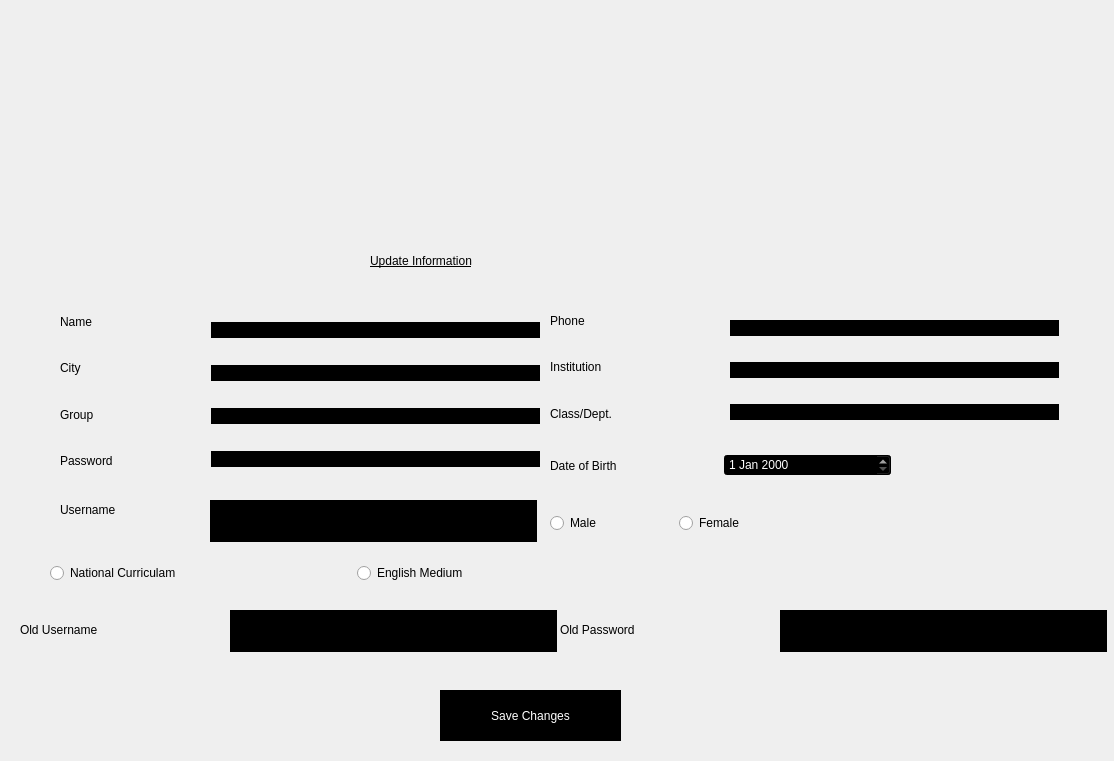
<?xml version="1.0" encoding="UTF-8"?>
<ui version="4.0">
 <class>tupdate</class>
 <widget class="QDialog" name="tupdate">
  <property name="geometry">
   <rect>
    <x>0</x>
    <y>0</y>
    <width>1114</width>
    <height>761</height>
   </rect>
  </property>
  <property name="windowTitle">
   <string>Update</string>
  </property>
  <property name="styleSheet">
   <string notr="true">*{background-image: url(:/img/img/inside.jpg);}
QMessageBox{
    font: 87 10pt &quot;Segoe UI Black&quot;;
}
QPushButton:pressed{
	background-color: rgb(255, 212, 39);
   border-radius:6px;
}</string>
  </property>
  <widget class="QWidget" name="layoutWidget_7">
   <property name="geometry">
    <rect>
     <x>550</x>
     <y>500</y>
     <width>252</width>
     <height>46</height>
    </rect>
   </property>
   <layout class="QHBoxLayout" name="horizontalLayout_6">
    <item>
     <widget class="QRadioButton" name="radioButton_7">
      <property name="styleSheet">
       <string notr="true">font: 87 15pt &quot;Segoe UI Black&quot;;</string>
      </property>
      <property name="text">
       <string>Male</string>
      </property>
     </widget>
    </item>
    <item>
     <widget class="QRadioButton" name="radioButton_8">
      <property name="styleSheet">
       <string notr="true">font: 87 15pt &quot;Segoe UI Black&quot;;</string>
      </property>
      <property name="text">
       <string>Female</string>
      </property>
     </widget>
    </item>
   </layout>
  </widget>
  <widget class="QPushButton" name="pushButton">
   <property name="geometry">
    <rect>
     <x>1000</x>
     <y>60</y>
     <width>101</width>
     <height>61</height>
    </rect>
   </property>
   <property name="styleSheet">
    <string notr="true">*{image: url(:/img/img/backbutoonyblack.jpg);
border:yellow
}
QPushButton:pressed{
	
	background-color: rgb(182, 11, 42);
   border-radius:6px;
}</string>
   </property>
   <property name="text">
    <string/>
   </property>
  </widget>
  <widget class="QLineEdit" name="lineEdit_un">
   <property name="geometry">
    <rect>
     <x>210</x>
     <y>500</y>
     <width>327</width>
     <height>42</height>
    </rect>
   </property>
   <property name="styleSheet">
    <string notr="true">*{
background:black;
color:white;
font: 87 15pt &quot;Segoe UI Black&quot;;
border:black;
}</string>
   </property>
  </widget>
  <widget class="QWidget" name="layoutWidget_4">
   <property name="geometry">
    <rect>
     <x>211</x>
     <y>301</y>
     <width>329</width>
     <height>188</height>
    </rect>
   </property>
   <layout class="QVBoxLayout" name="verticalLayout_6">
    <item>
     <widget class="QLineEdit" name="lineEdit_name_2">
      <property name="styleSheet">
       <string notr="true">*{
background:black;
color:white;
font: 87 15pt &quot;Segoe UI Black&quot;;
border:black;
}</string>
      </property>
     </widget>
    </item>
    <item>
     <widget class="QLineEdit" name="lineEdit_city_2">
      <property name="styleSheet">
       <string notr="true">*{
background:black;
color:white;
font: 87 15pt &quot;Segoe UI Black&quot;;
border:black;
}</string>
      </property>
     </widget>
    </item>
    <item>
     <widget class="QLineEdit" name="lineEdit_group_2">
      <property name="styleSheet">
       <string notr="true">*{
background:black;
color:white;
font: 87 15pt &quot;Segoe UI Black&quot;;
border:black;
}</string>
      </property>
     </widget>
    </item>
    <item>
     <widget class="QLineEdit" name="lineEdit_pass_2">
      <property name="styleSheet">
       <string notr="true">*{
background:black;
color:white;
font: 87 15pt &quot;Segoe UI Black&quot;;
border:black;
}</string>
      </property>
     </widget>
    </item>
   </layout>
  </widget>
  <widget class="QPushButton" name="pushButton_update">
   <property name="geometry">
    <rect>
     <x>440</x>
     <y>690</y>
     <width>181</width>
     <height>51</height>
    </rect>
   </property>
   <property name="styleSheet">
    <string notr="true">QPushButton
{
background:black;
color:white;
font: 87 13pt &quot;Segoe UI Black&quot;;
border:black;
}

QPushButton:pressed{
	
	background-color: rgb(182, 11, 42);
   border-radius:6px;
}
QPushButton:hover{
	
	background-color: grey;
   border-radius:6px;
}</string>
   </property>
   <property name="text">
    <string>Save Changes</string>
   </property>
  </widget>
  <widget class="QWidget" name="layoutWidget">
   <property name="geometry">
    <rect>
     <x>730</x>
     <y>300</y>
     <width>329</width>
     <height>140</height>
    </rect>
   </property>
   <layout class="QVBoxLayout" name="verticalLayout_5">
    <item>
     <widget class="QLineEdit" name="lineEdit_phone_2">
      <property name="styleSheet">
       <string notr="true">*{
background:black;
color:white;
font: 87 15pt &quot;Segoe UI Black&quot;;
border:black;
}</string>
      </property>
     </widget>
    </item>
    <item>
     <widget class="QLineEdit" name="lineEdit_inst_2">
      <property name="styleSheet">
       <string notr="true">*{
background:black;
color:white;
font: 87 15pt &quot;Segoe UI Black&quot;;
border:black;
}</string>
      </property>
     </widget>
    </item>
    <item>
     <widget class="QLineEdit" name="lineEdit_class_2">
      <property name="styleSheet">
       <string notr="true">*{
background:black;
color:white;
font: 87 15pt &quot;Segoe UI Black&quot;;
border:black;
}</string>
      </property>
     </widget>
    </item>
   </layout>
  </widget>
  <widget class="QWidget" name="layoutWidget_3">
   <property name="geometry">
    <rect>
     <x>50</x>
     <y>550</y>
     <width>608</width>
     <height>46</height>
    </rect>
   </property>
   <layout class="QHBoxLayout" name="horizontalLayout_5">
    <item>
     <widget class="QRadioButton" name="radioButton_5">
      <property name="styleSheet">
       <string notr="true">font: 87 15pt &quot;Segoe UI Black&quot;;</string>
      </property>
      <property name="text">
       <string>National Curriculam</string>
      </property>
     </widget>
    </item>
    <item>
     <widget class="QRadioButton" name="radioButton_6">
      <property name="styleSheet">
       <string notr="true">font: 87 15pt &quot;Segoe UI Black&quot;;</string>
      </property>
      <property name="text">
       <string>English Medium</string>
      </property>
     </widget>
    </item>
   </layout>
  </widget>
  <widget class="QWidget" name="layoutWidget_5">
   <property name="geometry">
    <rect>
     <x>60</x>
     <y>301</y>
     <width>145</width>
     <height>180</height>
    </rect>
   </property>
   <layout class="QVBoxLayout" name="verticalLayout_7">
    <item>
     <widget class="QLabel" name="label_name_2">
      <property name="styleSheet">
       <string notr="true">font: 87 15pt &quot;Segoe UI Black&quot;;</string>
      </property>
      <property name="text">
       <string>Name</string>
      </property>
     </widget>
    </item>
    <item>
     <widget class="QLabel" name="label_city_2">
      <property name="styleSheet">
       <string notr="true">font: 87 15pt &quot;Segoe UI Black&quot;;</string>
      </property>
      <property name="text">
       <string>City</string>
      </property>
     </widget>
    </item>
    <item>
     <widget class="QLabel" name="label_group_2">
      <property name="styleSheet">
       <string notr="true">font: 87 15pt &quot;Segoe UI Black&quot;;</string>
      </property>
      <property name="text">
       <string>Group</string>
      </property>
     </widget>
    </item>
    <item>
     <widget class="QLabel" name="label_pass_2">
      <property name="styleSheet">
       <string notr="true">font: 87 15pt &quot;Segoe UI Black&quot;;</string>
      </property>
      <property name="text">
       <string>Password</string>
      </property>
     </widget>
    </item>
   </layout>
  </widget>
  <widget class="QLabel" name="label">
   <property name="geometry">
    <rect>
     <x>370</x>
     <y>240</y>
     <width>331</width>
     <height>41</height>
    </rect>
   </property>
   <property name="styleSheet">
    <string notr="true">font: 87 10pt &quot;Segoe UI Black&quot;;
text-decoration: underline;
font:87 15pt &quot;Segoe UI Black&quot;;</string>
   </property>
   <property name="text">
    <string>Update Information</string>
   </property>
  </widget>
  <widget class="QWidget" name="layoutWidget_6">
   <property name="geometry">
    <rect>
     <x>550</x>
     <y>300</y>
     <width>172</width>
     <height>134</height>
    </rect>
   </property>
   <layout class="QVBoxLayout" name="verticalLayout_8">
    <item>
     <widget class="QLabel" name="label_phone_2">
      <property name="styleSheet">
       <string notr="true">font: 87 15pt &quot;Segoe UI Black&quot;;</string>
      </property>
      <property name="text">
       <string>Phone</string>
      </property>
     </widget>
    </item>
    <item>
     <widget class="QLabel" name="label_ins_2">
      <property name="styleSheet">
       <string notr="true">font: 87 15pt &quot;Segoe UI Black&quot;;</string>
      </property>
      <property name="text">
       <string>Institution</string>
      </property>
     </widget>
    </item>
    <item>
     <widget class="QLabel" name="label_class_2">
      <property name="styleSheet">
       <string notr="true">font: 87 15pt &quot;Segoe UI Black&quot;;</string>
      </property>
      <property name="text">
       <string>Class/Dept.</string>
      </property>
     </widget>
    </item>
   </layout>
  </widget>
  <widget class="QLabel" name="label_un">
   <property name="geometry">
    <rect>
     <x>60</x>
     <y>490</y>
     <width>151</width>
     <height>40</height>
    </rect>
   </property>
   <property name="styleSheet">
    <string notr="true">font: 87 15pt &quot;Segoe UI Black&quot;;</string>
   </property>
   <property name="text">
    <string>Username</string>
   </property>
  </widget>
  <widget class="QLabel" name="label_4">
   <property name="geometry">
    <rect>
     <x>430</x>
     <y>60</y>
     <width>201</width>
     <height>101</height>
    </rect>
   </property>
   <property name="text">
    <string/>
   </property>
   <property name="pixmap">
    <pixmap resource="resources.qrc">:/img/img/icon.png</pixmap>
   </property>
  </widget>
  <widget class="QWidget" name="layoutWidget_2">
   <property name="geometry">
    <rect>
     <x>550</x>
     <y>440</y>
     <width>341</width>
     <height>51</height>
    </rect>
   </property>
   <layout class="QHBoxLayout" name="horizontalLayout_4">
    <item>
     <widget class="QLabel" name="label_3">
      <property name="styleSheet">
       <string notr="true">font: 87 15pt &quot;Segoe UI Black&quot;;</string>
      </property>
      <property name="text">
       <string>Date of Birth</string>
      </property>
     </widget>
    </item>
    <item>
     <widget class="QDateEdit" name="dateEdit_2">
      <property name="styleSheet">
       <string notr="true">background:black;
color:white;
font: 87 10pt &quot;Segoe UI Black&quot;;</string>
      </property>
     </widget>
    </item>
   </layout>
  </widget>
  <widget class="QLabel" name="label_pass_3">
   <property name="geometry">
    <rect>
     <x>20</x>
     <y>610</y>
     <width>211</width>
     <height>40</height>
    </rect>
   </property>
   <property name="styleSheet">
    <string notr="true">font: 87 15pt &quot;Segoe UI Black&quot;;</string>
   </property>
   <property name="text">
    <string>Old Username</string>
   </property>
  </widget>
  <widget class="QLineEdit" name="lineEdit_ou">
   <property name="geometry">
    <rect>
     <x>230</x>
     <y>610</y>
     <width>327</width>
     <height>42</height>
    </rect>
   </property>
   <property name="styleSheet">
    <string notr="true">*{
background:black;
color:white;
font: 87 15pt &quot;Segoe UI Black&quot;;
border:black;
}</string>
   </property>
  </widget>
  <widget class="QLabel" name="label_pass_4">
   <property name="geometry">
    <rect>
     <x>560</x>
     <y>610</y>
     <width>201</width>
     <height>40</height>
    </rect>
   </property>
   <property name="styleSheet">
    <string notr="true">font: 87 15pt &quot;Segoe UI Black&quot;;</string>
   </property>
   <property name="text">
    <string>Old Password</string>
   </property>
  </widget>
  <widget class="QLineEdit" name="lineEdit_op">
   <property name="geometry">
    <rect>
     <x>780</x>
     <y>610</y>
     <width>327</width>
     <height>42</height>
    </rect>
   </property>
   <property name="styleSheet">
    <string notr="true">*{
background:black;
color:white;
font: 87 15pt &quot;Segoe UI Black&quot;;
border:black;
}</string>
   </property>
  </widget>
 </widget>
 <resources>
  <include location="resources.qrc"/>
 </resources>
 <connections/>
</ui>
